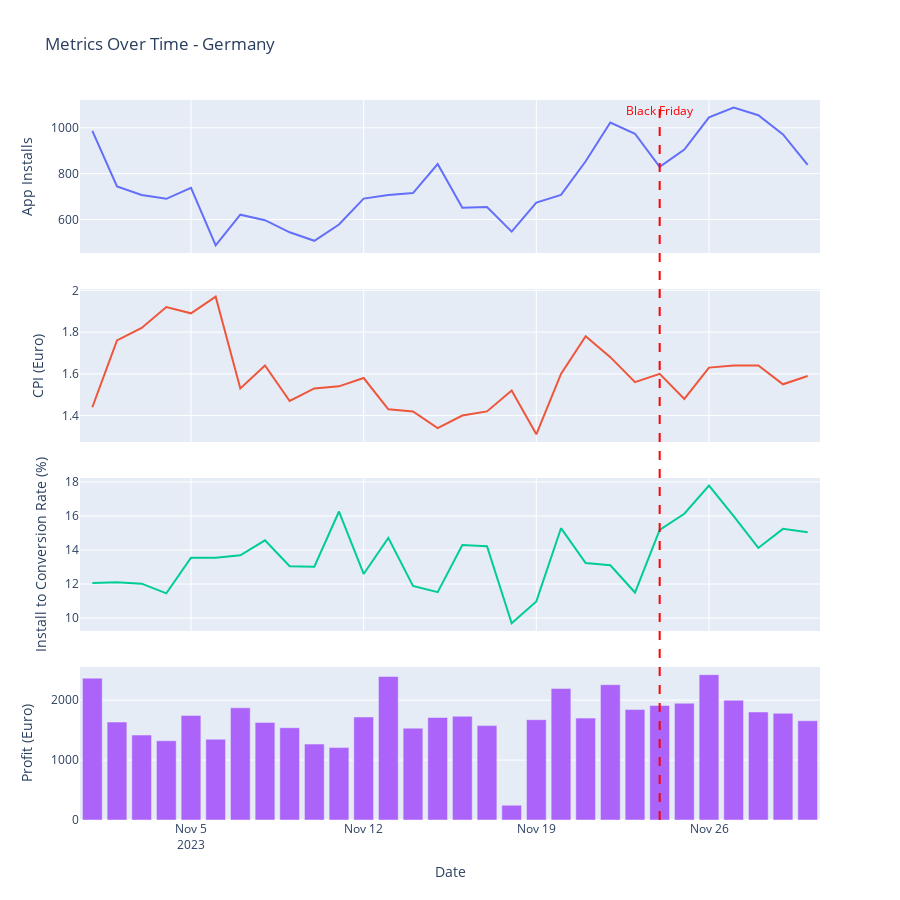

Notebook source saved alongside this figure:
### Markdown cell above
### Germany

### Code cell
# Filter the country
df_filtered_plot = df_main_over_time[df_main_over_time.country=="DE"].copy()

# Ensure the 'date' column in the DataFrame is in datetime format
df_filtered_plot['date'] = pd.to_datetime(df_filtered_plot['date'])

# Create a subplot figure with 4 rows, 1 column
fig = make_subplots(
    rows=4, cols=1,
    shared_xaxes=True,  # Align x-axes
    vertical_spacing=0.05  # Adjust spacing between plots
)

# Add traces for each metric
metrics = ['app_installs', 'cpi', 'install_to_conversion_rate', 'profit']
titles = [
    'App Installs',
    'Cost Per Install (CPI)',
    'Install to Conversion Rate (%)',
    'Profit (Euro)'
]

# Plot App Installs (Row 1)
fig.add_trace(
    go.Scatter(x=df_filtered_plot['date'], y=df_filtered_plot['app_installs'], mode='lines', name='App Installs'),
    row=1, col=1
)

# Plot CPI (Row 2) with y-axis starting at 0
fig.add_trace(
    go.Scatter(x=df_filtered_plot['date'], y=df_filtered_plot['cpi'], mode='lines', name='CPI'),
    row=2, col=1
)
fig.update_yaxes(range=[0, None], row=2, col=1)

# Plot Install to Conversion Rate (Row 3) with y-axis starting at 0
fig.add_trace(
    go.Scatter(x=df_filtered_plot['date'], y=df_filtered_plot['install_to_conversion_rate'], mode='lines', name='Install to Conversion Rate'),
    row=3, col=1
)
fig.update_yaxes(range=[0, None], row=3, col=1)

# Plot Profit (Row 4) as a bar chart
fig.add_trace(
    go.Bar(x=df_filtered_plot['date'], y=df_filtered_plot['profit'], name='Profit'),
    row=4, col=1
)

# Add a vertical line and text annotation for Black Friday
black_friday_date = datetime(2023, 11, 24)  # Use a raw datetime object

# Add a shape for the vertical line
fig.add_shape(
    type="line",
    x0=black_friday_date, x1=black_friday_date,
    y0=0, y1=1,  # Relative to the y-axis (scaled by domain)
    xref="x", yref="paper",  # 'paper' ensures it spans all plots
    line=dict(color="red", width=2, dash="dash")
)

# Add a text annotation
fig.add_annotation(
    x=black_friday_date,
    y=1,  # Place it at the top of the plot area
    text="Black Friday",
    showarrow=False,
    xref="x", yref="paper",
    font=dict(size=12, color="red"),
    align="center"
)

# Update layout for better appearance
fig.update_layout(
    height=900,  # Adjust height
    title_text="Metrics Over Time - Germany",
    showlegend=False,  # Hide legend for clarity
)

# Update individual axes titles
fig.update_yaxes(title_text="App Installs", row=1, col=1)
fig.update_yaxes(title_text="CPI (Euro)", row=2, col=1)
fig.update_yaxes(title_text="Install to Conversion Rate (%)", row=3, col=1)
fig.update_yaxes(title_text="Profit (Euro)", row=4, col=1)
fig.update_xaxes(title_text="Date", row=4, col=1)

# Show the plot
fig.show()

### Figure 1 — Plotly figure (JSON) as saved in the notebook; plotly's stock layout.template omitted (floating-point values rounded to 4 significant figures)
{"data": [{"mode": "lines", "name": "App Installs", "type": "scatter", "x": ["2023-11-01T00:00:00", "2023-11-02T00:00:00", "2023-11-03T00:00:00", "2023-11-04T00:00:00", "2023-11-05T00:00:00", "2023-11-06T00:00:00", "2023-11-07T00:00:00", "2023-11-08T00:00:00", "2023-11-09T00:00:00", "2023-11-10T00:00:00", "2023-11-11T00:00:00", "2023-11-12T00:00:00", "2023-11-13T00:00:00", "2023-11-14T00:00:00", "2023-11-15T00:00:00", "2023-11-16T00:00:00", "2023-11-17T00:00:00", "2023-11-18T00:00:00", "2023-11-19T00:00:00", "2023-11-20T00:00:00", "2023-11-21T00:00:00", "2023-11-22T00:00:00", "2023-11-23T00:00:00", "2023-11-24T00:00:00", "2023-11-25T00:00:00", "2023-11-26T00:00:00", "2023-11-27T00:00:00", "2023-11-28T00:00:00", "2023-11-29T00:00:00", "2023-11-30T00:00:00"], "xaxis": "x", "y": [987, 744, 707, 690, 738, 487, 621, 597, 544, 507, 578, 691, 707, 715, 842, 651, 654, 547, 674, 707, 854, 1023, 974, 830, 905, 1046, 1088, 1055, 971, 838], "yaxis": "y"}, {"mode": "lines", "name": "CPI", "type": "scatter", "x": ["2023-11-01T00:00:00", "2023-11-02T00:00:00", "2023-11-03T00:00:00", "2023-11-04T00:00:00", "2023-11-05T00:00:00", "2023-11-06T00:00:00", "2023-11-07T00:00:00", "2023-11-08T00:00:00", "2023-11-09T00:00:00", "2023-11-10T00:00:00", "2023-11-11T00:00:00", "2023-11-12T00:00:00", "2023-11-13T00:00:00", "2023-11-14T00:00:00", "2023-11-15T00:00:00", "2023-11-16T00:00:00", "2023-11-17T00:00:00", "2023-11-18T00:00:00", "2023-11-19T00:00:00", "2023-11-20T00:00:00", "2023-11-21T00:00:00", "2023-11-22T00:00:00", "2023-11-23T00:00:00", "2023-11-24T00:00:00", "2023-11-25T00:00:00", "2023-11-26T00:00:00", "2023-11-27T00:00:00", "2023-11-28T00:00:00", "2023-11-29T00:00:00", "2023-11-30T00:00:00"], "xaxis": "x2", "y": [1.44, 1.76, 1.82, 1.92, 1.89, 1.97, 1.53, 1.64, 1.47, 1.53, 1.54, 1.58, 1.43, 1.42, 1.34, 1.4, 1.42, 1.52, 1.31, 1.6, 1.78, 1.68, 1.56, 1.6, 1.48, 1.63, 1.64, 1.64, 1.55, 1.59], "yaxis": "y2"}, {"mode": "lines", "name": "Install to Conversion Rate", "type": "scatter", "x": ["2023-11-01T00:00:00", "2023-11-02T00:00:00", "2023-11-03T00:00:00", "2023-11-04T00:00:00", "2023-11-05T00:00:00", "2023-11-06T00:00:00", "2023-11-07T00:00:00", "2023-11-08T00:00:00", "2023-11-09T00:00:00", "2023-11-10T00:00:00", "2023-11-11T00:00:00", "2023-11-12T00:00:00", "2023-11-13T00:00:00", "2023-11-14T00:00:00", "2023-11-15T00:00:00", "2023-11-16T00:00:00", "2023-11-17T00:00:00", "2023-11-18T00:00:00", "2023-11-19T00:00:00", "2023-11-20T00:00:00", "2023-11-21T00:00:00", "2023-11-22T00:00:00", "2023-11-23T00:00:00", "2023-11-24T00:00:00", "2023-11-25T00:00:00", "2023-11-26T00:00:00", "2023-11-27T00:00:00", "2023-11-28T00:00:00", "2023-11-29T00:00:00", "2023-11-30T00:00:00"], "xaxis": "x3", "y": [12.06, 12.1, 12.02, 11.45, 13.55, 13.55, 13.69, 14.57, 13.05, 13.02, 16.26, 12.59, 14.71, 11.89, 11.52, 14.29, 14.22, 9.69, 10.98, 15.28, 13.23, 13.1, 11.5, 15.18, 16.13, 17.78, 15.99, 14.12, 15.24, 15.04], "yaxis": "y3"}, {"name": "Profit", "type": "bar", "x": ["2023-11-01T00:00:00", "2023-11-02T00:00:00", "2023-11-03T00:00:00", "2023-11-04T00:00:00", "2023-11-05T00:00:00", "2023-11-06T00:00:00", "2023-11-07T00:00:00", "2023-11-08T00:00:00", "2023-11-09T00:00:00", "2023-11-10T00:00:00", "2023-11-11T00:00:00", "2023-11-12T00:00:00", "2023-11-13T00:00:00", "2023-11-14T00:00:00", "2023-11-15T00:00:00", "2023-11-16T00:00:00", "2023-11-17T00:00:00", "2023-11-18T00:00:00", "2023-11-19T00:00:00", "2023-11-20T00:00:00", "2023-11-21T00:00:00", "2023-11-22T00:00:00", "2023-11-23T00:00:00", "2023-11-24T00:00:00", "2023-11-25T00:00:00", "2023-11-26T00:00:00", "2023-11-27T00:00:00", "2023-11-28T00:00:00", "2023-11-29T00:00:00", "2023-11-30T00:00:00"], "xaxis": "x4", "y": [2368.0, 1635.0, 1418.0, 1322.0, 1745.0, 1348.0, 1871.0, 1629.0, 1540.0, 1267.0, 1209.0, 1719.0, 2395.0, 1532.0, 1711.0, 1731.0, 1575.0, 246.4, 1674.0, 2194.0, 1700.0, 2259.0, 1843.0, 1911.0, 1949.0, 2426.0, 1998.0, 1802.0, 1780.0, 1656.0], "yaxis": "y4"}], "layout": {"annotations": [{"align": "center", "font": {"color": "red", "size": 12}, "showarrow": false, "text": "Black Friday", "x": "2023-11-24T00:00:00", "xref": "x", "y": 1, "yref": "paper"}], "height": 900, "shapes": [{"line": {"color": "red", "dash": "dash", "width": 2}, "type": "line", "x0": "2023-11-24T00:00:00", "x1": "2023-11-24T00:00:00", "xref": "x", "y0": 0, "y1": 1, "yref": "paper"}], "showlegend": false, "title": {"text": "Metrics Over Time - Germany"}, "xaxis": {"anchor": "y", "domain": [0, 1], "matches": "x4", "showticklabels": false}, "xaxis2": {"anchor": "y2", "domain": [0, 1], "matches": "x4", "showticklabels": false}, "xaxis3": {"anchor": "y3", "domain": [0, 1], "matches": "x4", "showticklabels": false}, "xaxis4": {"anchor": "y4", "domain": [0, 1], "title": {"text": "Date"}}, "yaxis": {"anchor": "x", "domain": [0.7875, 1], "title": {"text": "App Installs"}}, "yaxis2": {"anchor": "x2", "domain": [0.525, 0.7375], "range": [0, null], "title": {"text": "CPI (Euro)"}}, "yaxis3": {"anchor": "x3", "domain": [0.2625, 0.475], "range": [0, null], "title": {"text": "Install to Conversion Rate (%)"}}, "yaxis4": {"anchor": "x4", "domain": [0, 0.2125], "title": {"text": "Profit (Euro)"}}}}
